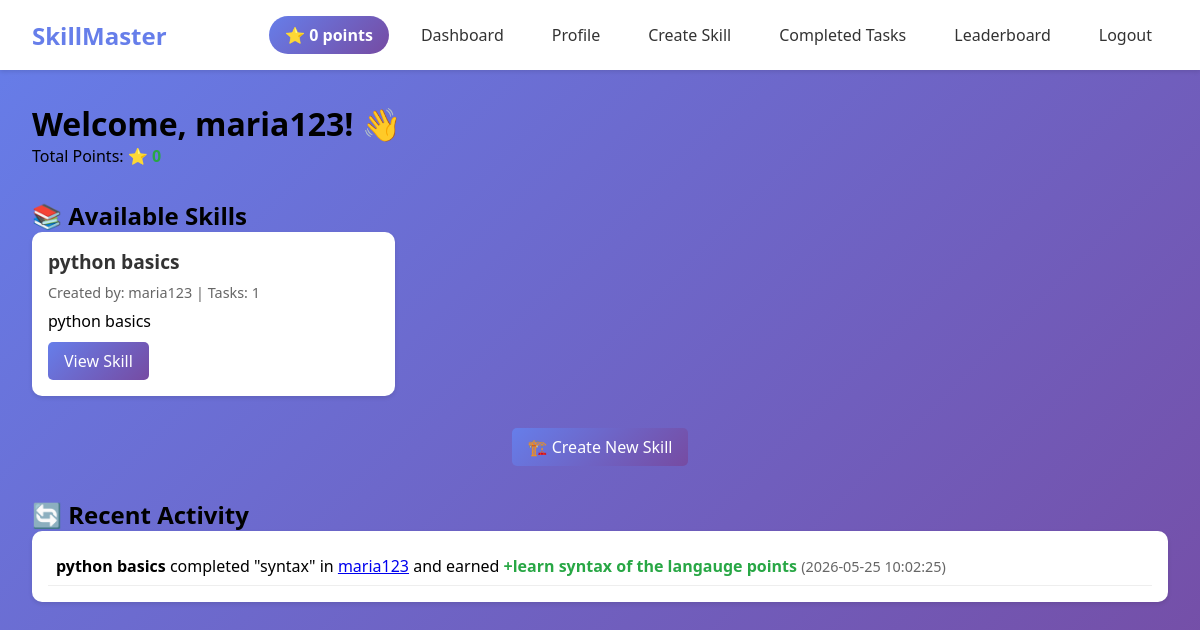
The page /dashboard (signed in) on the database as committed earlier.
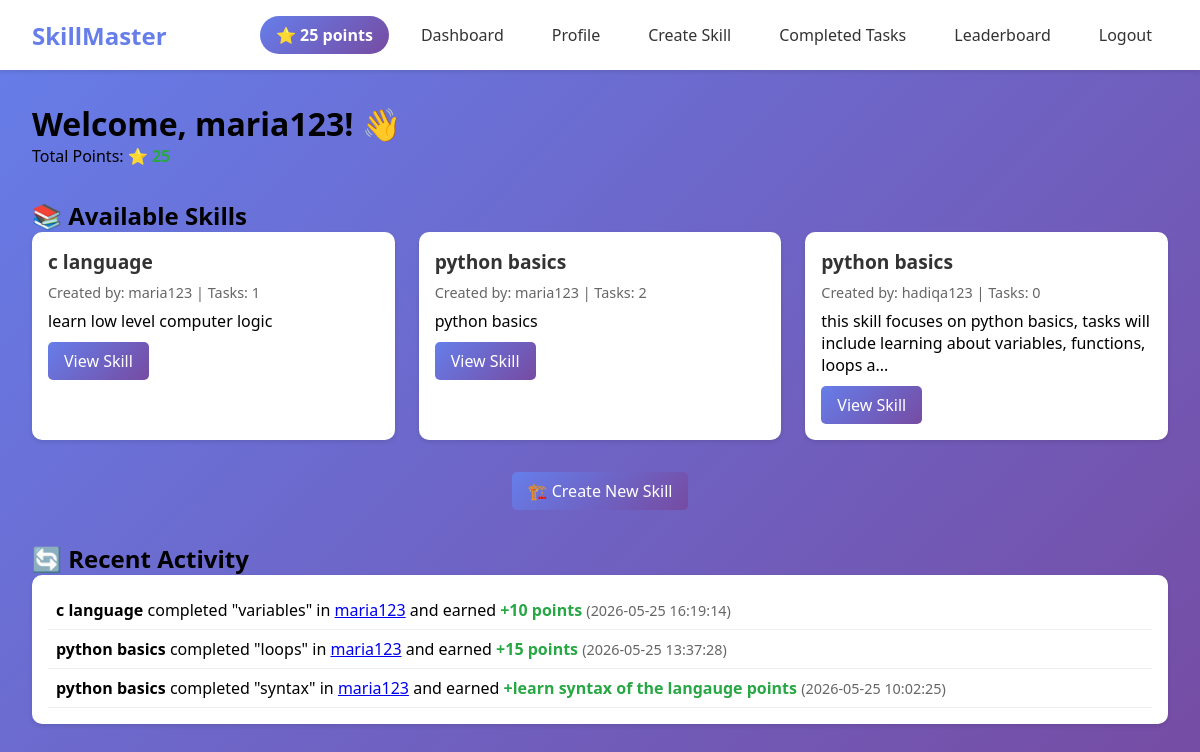
The same page on the database as committed later.
### tables this page shows
CREATE TABLE skills (
            id INTEGER PRIMARY KEY AUTOINCREMENT,
            name TEXT NOT NULL,
            description TEXT,
            created_by INTEGER,
            created_at TIMESTAMP DEFAULT CURRENT_TIMESTAMP,
            is_active BOOLEAN DEFAULT 1,
            FOREIGN KEY (created_by) REFERENCES users (id)
        );

CREATE TABLE users (
            id INTEGER PRIMARY KEY AUTOINCREMENT,
            username TEXT UNIQUE NOT NULL,
            password TEXT NOT NULL,
            created_at TIMESTAMP DEFAULT CURRENT_TIMESTAMP
        , total_points INTEGER DEFAULT 0);

CREATE TABLE task_completions (
            id INTEGER PRIMARY KEY AUTOINCREMENT,
            task_id INTEGER,
            user_id INTEGER,
            completed_at TIMESTAMP DEFAULT CURRENT_TIMESTAMP,
            points_awarded INTEGER,
            FOREIGN KEY (task_id) REFERENCES tasks (id),
            FOREIGN KEY (user_id) REFERENCES users (id),
            UNIQUE(task_id, user_id)
        );

CREATE TABLE tasks (
            id INTEGER PRIMARY KEY AUTOINCREMENT,
            skill_id INTEGER,
            title TEXT NOT NULL,
            description TEXT,
            points INTEGER DEFAULT 10,
            created_by INTEGER,
            created_at TIMESTAMP DEFAULT CURRENT_TIMESTAMP,
            is_active BOOLEAN DEFAULT 1,
            FOREIGN KEY (skill_id) REFERENCES skills (id),
            FOREIGN KEY (created_by) REFERENCES users (id)
        );

### app.py (the view)
@app.route("/dashboard")
def dashboard():
    if "user_id" not in session:
        return redirect(url_for("login"))
    with sqlite3.connect("users.db") as conn:
        cursor = conn.cursor()
        cursor.execute("SELECT total_points FROM users WHERE id = ?", (session["user_id"],))
        result = cursor.fetchone()
        user_points = result[0] if result else 0
        cursor.execute("""
            SELECT s.*, u.username as creator_name,
                   (SELECT COUNT(*) FROM tasks WHERE skill_id = s.id AND is_active = 1) as task_count
            FROM skills s
            JOIN users u ON s.created_by = u.id
            WHERE s.is_active = 1
            ORDER BY s.created_at DESC
        """)
        skills = cursor.fetchall()
        cursor.execute("""
            SELECT tc.*, t.title, u.username, s.name as skill_name, s.id as skill_id
            FROM task_completions tc
            JOIN tasks t ON tc.task_id = t.id
            JOIN users u ON tc.user_id = u.id
            JOIN skills s ON t.skill_id = s.id
            ORDER BY tc.completed_at DESC
            LIMIT 10
        """)
        recent_completions = cursor.fetchall()
    return render_template("dashboard.html",
                         username=session["username"],
                         user_points=user_points,
                         skills=skills,
                         recent_completions=recent_completions)

### templates/dashboard.html (shortened to what this page needs)
{% extends "base.html" %}
{% block content %}
<h1>Welcome, {{ username }}! 👋</h1>
<p style="margin-bottom: 2rem;">Total Points: <strong class="points">⭐ {{ user_points }}</strong></p>
<h2>📚 Available Skills</h2>
<div class="grid">
    {% for skill in skills %}
    <div class="skill-card">
        <div class="skill-title">{{ skill[1] }}</div>
        <div class="skill-meta">Created by: {{ skill[6] }} | Tasks: {{ skill[7] }}</div>
        <p>{{ skill[2][:100] }}{% if skill[2]|length > 100 %}...{% endif %}</p>
        <div style="display: flex; gap: 10px; margin-top: 10px;">
            <a href="{{ url_for('view_skill', skill_id=skill[0]) }}" class="btn btn-primary">View Skill</a>
        </div>
    </div>
    {% else %}
    <p>No skills available yet. <a href="{{ url_for('create_skill') }}">Create the first skill!</a></p>
    {% endfor %}
</div>
<div style="margin-top: 2rem; text-align: center;">
    <a href="{{ url_for('create_skill') }}" class="btn btn-primary">🏗️ Create New Skill</a>
</div>
{% if recent_completions %}
<h2 style="margin-top: 2rem;">🔄 Recent Activity</h2>
<div class="card">
    <div class="card-body">
        {% for completion in recent_completions %}
        <div style="padding: 0.5rem; border-bottom: 1px solid #eee;">
            <strong>{{ completion[7] }}</strong> completed "{{ completion[5] }}" in
            <a href="{{ url_for('view_skill', skill_id=completion[8]) }}">{{ completion[6] }}</a>
            and earned <span class="points">+{{ completion[4] }} points</span>
            <span style="color: #666; font-size: 0.9rem;">({{ completion[3] }})</span>
        </div>
        {% endfor %}
    </div>
</div>
{% endif %}
{% endblock %}

Rows that differ between the two databases and show on the page:
added skills: name "c language", username "maria123", skill "1", description "learn low level computer logic"
computed for skills (number 2 of 3 on the later page): id "1" → "2"
now on this page (row unchanged): skills: name "python basics", username "hadiqa123", skill "0", description "this skill focuses on python basics, tasks will include learning about variables, functions, loops a"
added task_completions: name "c language", title "variables", username "maria123", points_awarded "10", completed_at "2026-05-25 16:19:14"
added task_completions: name "python basics", title "loops", username "maria123", points_awarded "15", completed_at "2026-05-25 13:37:28"
Other text that changed with them:
{{ user_points }}: "0" → "25"
